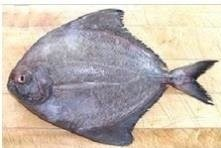
#> input picture codes/Pescado.png, 221 x 148 px
$ python Code2.py
#> lines starting #> are read from the running program, lines starting #| are printed output that depends on the picture; after the words box and inside, x2 and y2 are one past the last pixel; in counts of white or black regions, pixels touching at a corner belong together
#To the fish image
#Extract the fish from the image and fill the whole contourn of the fish.
#(Region / Hole FIlling)

import cv2 as cv
import numpy as np

#Read image
img2 = cv.imread('Pescado.png')
#> img2 is the input picture: shape (148, 221, 3); mean B, G, R 174.5, 183.3, 193.4

#Image to grayscale
gray = cv.cvtColor(img2, cv.COLOR_BGR2GRAY)

#Threshold the input image to binary
ret, th1 = cv.threshold(gray, 127, 255, cv.THRESH_BINARY)
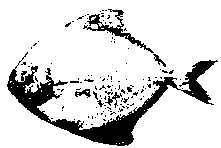
#> th1: shape (148, 221); 84.6% white; 123 black regions (116 under 20 px), largest, box (x1, y1, x2, y2) and area: (7, 52, 218, 146) 3844, (83, 9, 154, 53) 494, (105, 92, 122, 108) 77

#Invert image
ret, th2 = cv.threshold(th1, 127, 255, cv.THRESH_BINARY_INV)

#Kernel
kernel = np.ones((5,5), np.uint8)

#Find contourns
blurred = cv.GaussianBlur(gray, (5,5), 0)
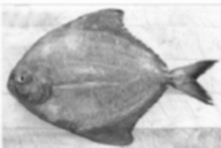
#> blurred: shape (148, 221); min 42, max 255, mean 185.3
cnn1 = cv.Canny(gray, 220, 255)
#> cnn1: shape (148, 221); 3.7% white in thin lines or dots
cnn2 = cv.dilate(cnn1, None, iterations=1)
#> cnn2: shape (148, 221); 12.7% white; 32 white regions (10 under 20 px), largest, box (x1, y1, x2, y2) and area: (5, 7, 219, 148) 3007, (14, 73, 34, 87) 146, (127, 96, 149, 114) 134
cnn3 = cv.erode(cnn2, None, iterations=1)
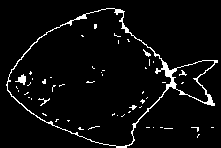
#> cnn3: shape (148, 221); 4.7% white in thin lines or dots
cnts,_ = cv.findContours(cnn3, cv.RETR_EXTERNAL, cv.CHAIN_APPROX_SIMPLE)
#> cnts = 8 contours, 7 with area under 20; largest, box (x1, y1, x2, y2) and area: (6, 8, 218, 148) 15777

#Fill image
res = cv.drawContours(th2, cnts, -1, (255, 255, 255), thickness= cv.FILLED)
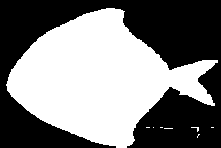
#> res: shape (148, 221); 49.2% white; 8 white regions (7 under 20 px), largest, box (x1, y1, x2, y2) and area: (6, 8, 218, 148) 16057

#Concat images & print results
img_org = cv.hconcat([gray, th1, cnn1])
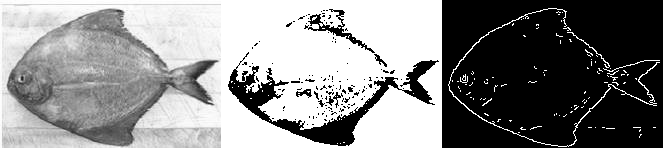
#> img_org: shape (148, 663); min 0, max 255, mean 136.8
img_org2 = cv.hconcat([cnn2, cnn3, res])
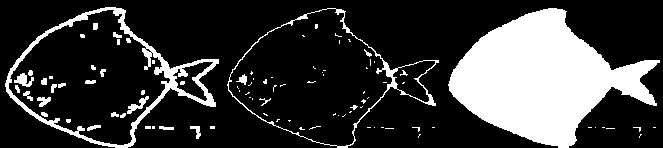
#> img_org2: shape (148, 663); 22.2% white; 93 white regions (64 under 20 px), largest, box (x1, y1, x2, y2) and area: (448, 8, 660, 148) 16057, (5, 7, 219, 148) 3007, (227, 8, 439, 148) 1119
img_org3 = cv.vconcat([img_org, img_org2])
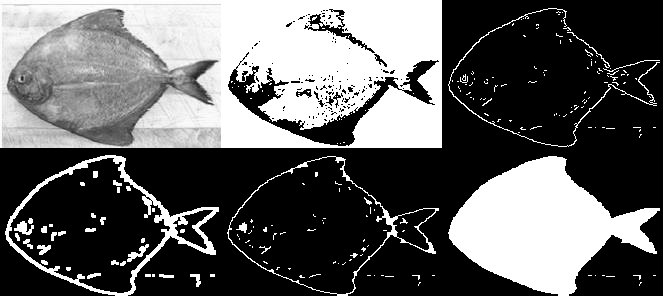
#> img_org3: shape (296, 663); min 0, max 255, mean 96.7

cv.imwrite("Final_results.jpg", img_org3)
cv.imshow('Original_Image_Fish', img2)
cv.imshow('Contourn_Filling_Process', img_org3)

cv.waitKey(0)
cv.destroyAllWindows()
